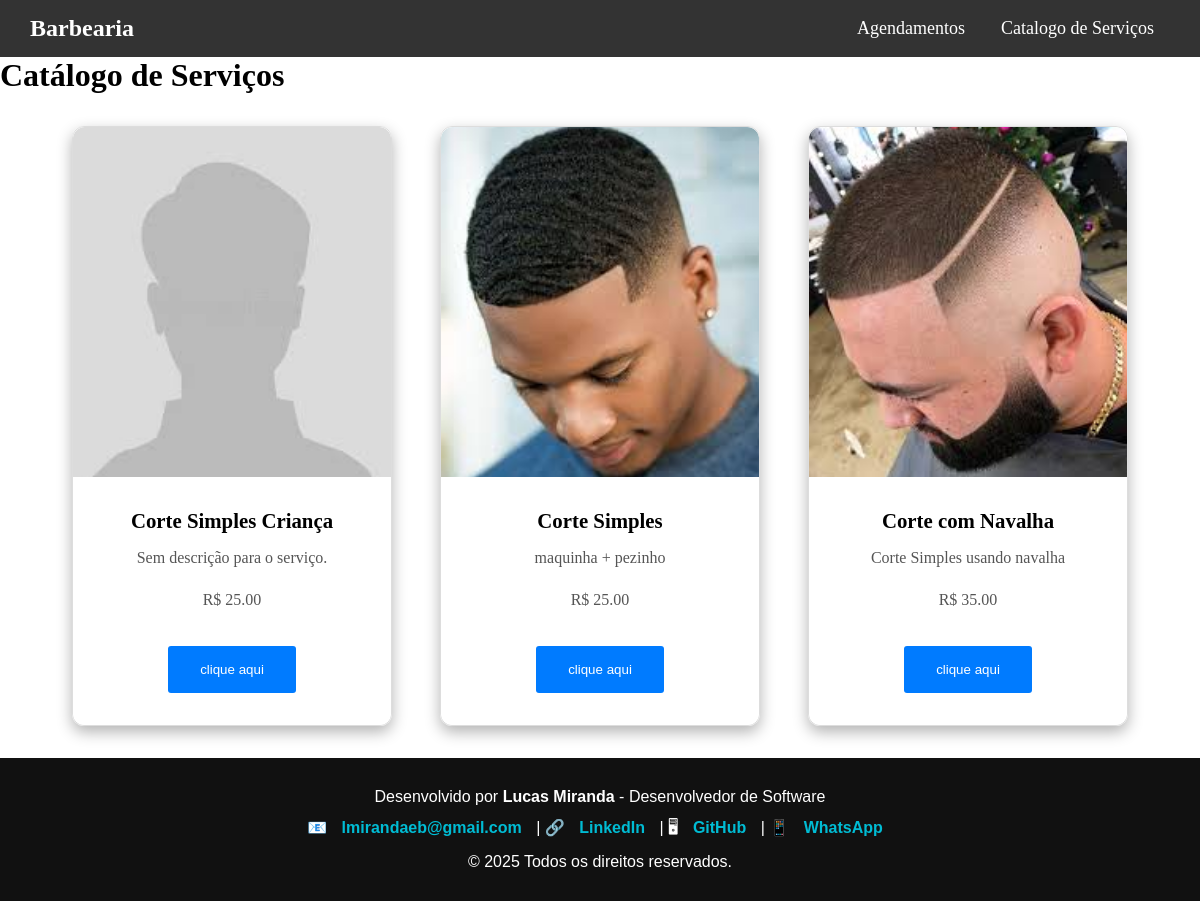
The page /agendamentos/catalogo/ on the database as committed earlier.
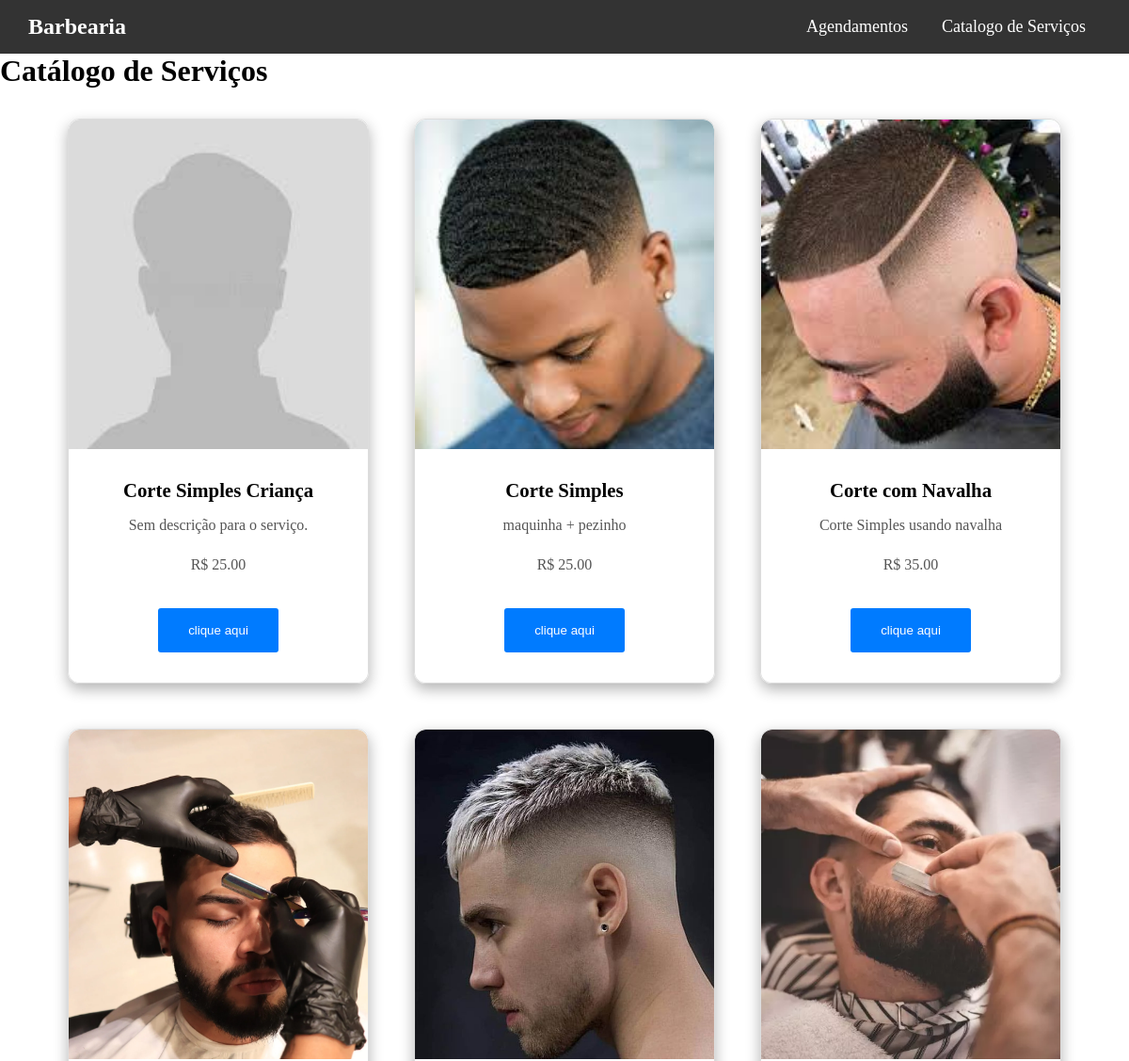
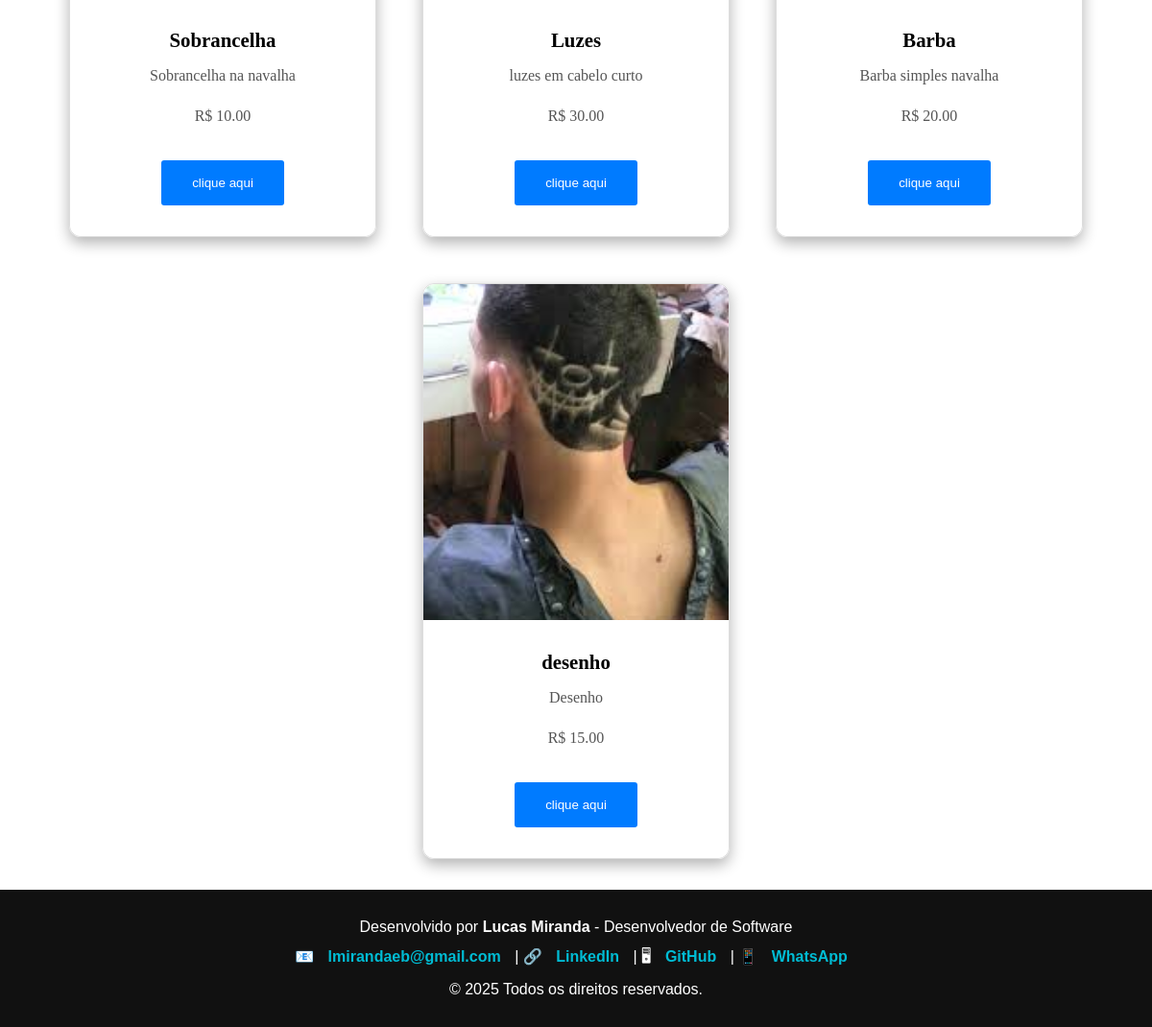
The same page on the database as committed later (2 pictures, top to bottom).
### agendamentos/models.py (models this page shows, shortened)
class Servico(models.Model):
    nome = models.CharField(max_length=255)
    foto_servico = models.ImageField(blank=True, null=True, default='default.jpg')
    descricao = models.TextField(blank=True, null=True)
    preco = models.DecimalField(max_digits=10, decimal_places=2)
    tempo_estimado = models.DurationField()

### agendamentos/views.py (the view)
# urls.py: path('catalogo/', catalogo_servicos, name='catalogo_servicos'),
def catalogo_servicos(request):
    servicos = Servico.objects.all()
    return render(request, 'catalogo_servicos.html', {'servicos': servicos})

### templates/catalogo_servicos.html (shortened to what this page needs)
{% extends 'base.html' %}
{% block content %}
<h1>Catálogo de Serviços</h1>
  <div class="card-servicos-container">
    {% for servico in servicos %}
    <div class="card-servicos">
      <img
        src="{{ servico.foto_servico.url }}"
        alt="{{ servico.nome }}"
        class="servico-img"
      >
      <div class="servico-info">
        <strong>{{ servico.nome }}</strong>
        {% if servico.descricao %}
          <p>{{ servico.descricao }}</p>
        {% else %}
          <p>Sem descrição para o serviço.</p>
        {% endif %}
        <p>R$ {{ servico.preco }}</p>
        <button>clique aqui</button>
      </div>
    </div>
    {% empty %}
    <li class="list-group-item">Nenhum serviço disponível.</li>
    {% endfor %}
  </div>
{% endblock %}

### templates/base.html (shortened to what this page needs)
<!DOCTYPE html>
<html lang="pt-br">
  <head>
    {% load static %}
    <link rel="stylesheet" href="{% static 'css/base.css' %}" />
    <link rel="stylesheet" href="{% static 'css/catalogo.css' %}" />
    <link rel="stylesheet" href="{% static 'css/agendamento.css' %}" />
  </head>
  <body>
    {% include 'navbar.html' %}
    <div class="container mt-4">
      {% block content %}{% endblock %}
    </div>
    {% include 'footer.html' %}
  </body>
</html>

### templates/navbar.html (shortened to what this page needs)
<nav class="navbar">
  <h1 class="logo">Barbearia</h1>
  <ul class="links">
    <li>
      <a href="#">Agendamentos</a>
      <a href="#">Catalogo de Serviços</a>
    </li>
  </ul>
</nav>

### templates/footer.html
<footer>
  <p>
    Desenvolvido por <strong>Lucas Miranda</strong> - Desenvolvedor de Software
  </p>
  <p>
    📧 <a href="mailto:lmirandaeb@gmail.com">lmirandaeb@gmail.com</a> | 🔗
    <a href="https://www.linkedin.com/in/lmirandaf/" target="_blank"
      >LinkedIn</a
    >
    | 🖥 <a href="https://github.com/Lucaseb94" target="_blank">GitHub</a> | 📱
    <a href="https://wa.me/5511952764603" target="_blank">WhatsApp</a>
  </p>
  <p>© 2025 Todos os direitos reservados.</p>
</footer>

### static/css/base.css (style rules this page uses)
* { margin: 0; padding: 0; box-sizing: border-box; }
.navbar { display: flex; flex-direction: row; justify-content: space-between; align-items: center; background-color: #333; padding: 15px 30px; color: white; }
.logo { font-size: 24px; font-weight: bold; }
.links { list-style: none; }
.links a { text-decoration: none; color: white; font-size: 18px; padding: 1rem; transition: color 0.3s ease-in-out; }
html, body { height: 100%; margin: 0; display: flex; flex-direction: column; }
.container { flex: 1; }
html, body { height: 100%; margin: 0; }
body { display: flex; flex-direction: column; }
footer { margin-top: auto; text-align: center; padding: 20px; background-color: #111; color: white; font-family: "Arial", sans-serif; }
footer p { margin: 10px 0; }
footer a { color: #00bcd4; text-decoration: none; font-weight: bold; position: relative; padding: 0 10px; transition: all 0.3s ease; }
footer a::after { content: ""; position: absolute; width: 0; height: 2px; background-color: #00bcd4; bottom: 0; left: 50%; transition: all 0.3s ease; transform: translateX(-50%); }

### static/css/catalogo.css (style rules this page uses)
.card-servicos-container { display: flex; flex-wrap: wrap; gap: 3rem; margin: 2rem auto; justify-content: center; }
.card-servicos { text-align: center; width: 320px; min-height: 600px; border: 1px solid #ddd; border-radius: 12px; overflow: hidden; box-shadow: 0 6px 15px rgba(0, 0, 0, 0.3); display: flex; flex-direction: column; justify-content: space-between; }
.card-servicos img { width: 100%; height: 350px; object-fit: cover; border-radius: 12px 12px 0 0; }
.card-servicos .servico-info { padding: 2rem; background-color: #fff; border-radius: 0 0 12px 12px; display: flex; flex-direction: column; justify-content: space-between; flex-grow: 1; }
.card-servicos .servico-info strong { font-size: 1.3rem; font-weight: bold; margin-bottom: 1rem; }
.card-servicos .servico-info p { font-size: 1rem; color: #555; margin-bottom: 1.5rem; flex-grow: 0; }
.card-servicos .servico-info button { padding: 1rem 2rem; background-color: #007bff; color: #fff; border: none; border-radius: 3px; cursor: pointer; transition: background-color 0.3s ease; align-self: center; margin-top: auto; }

### static/css/agendamento.css (style rules this page uses)
:root { --cyber-black: #0a0a0f; --cyber-white: #f0f0f0; --cyber-blue: #00f0ff; --cyber-purple: #bc13fe; --cyber-gradient: linear-gradient(135deg, var(--cyber-blue), var(--cyber-purple)); --cyber-shadow: 0 0 15px rgba(0, 240, 255, 0.5); }

Rows that differ between the two databases and show on the page:
added Servico: foto_servico (picture), nome "Sobrancelha", descricao "Sobrancelha na navalha", preco "10.00"
added Servico: foto_servico (picture), nome "Luzes", descricao "luzes em cabelo curto", preco "30.00"
added Servico: foto_servico (picture), nome "Barba", descricao "Barba simples navalha", preco "20.00"
added Servico: foto_servico (picture), nome "desenho", descricao "Desenho", preco "15.00"
